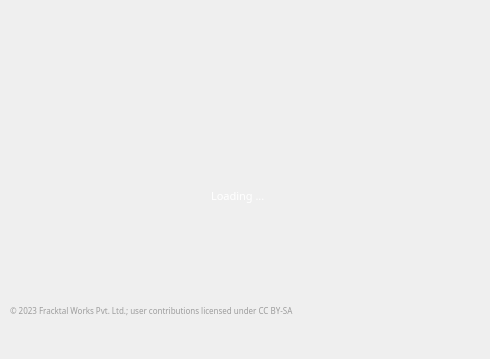
    <widget class="QWidget" name="loadingPage">
     <widget class="QLabel" name="SplashBG">
      <property name="geometry">
       <rect>
        <x>0</x>
        <y>0</y>
        <width>481</width>
        <height>321</height>
       </rect>
      </property>
      <property name="contextMenuPolicy">
       <enum>Qt::NoContextMenu</enum>
      </property>
      <property name="text">
       <string/>
      </property>
      <property name="pixmap">
       <pixmap>templates/img/Splash BG.png</pixmap>
      </property>
     </widget>
     <widget class="QLabel" name="loadingGif">
      <property name="geometry">
       <rect>
        <x>40</x>
        <y>50</y>
        <width>400</width>
        <height>300</height>
       </rect>
      </property>
      <property name="contextMenuPolicy">
       <enum>Qt::NoContextMenu</enum>
      </property>
      <property name="styleSheet">
       <string notr="true">background-color: rgb(255, 255, 255,0);</string>
      </property>
      <property name="text">
       <string/>
      </property>
      <property name="scaledContents">
       <bool>true</bool>
      </property>
     </widget>
     <widget class="QLabel" name="SplashLogo">
      <property name="geometry">
       <rect>
        <x>40</x>
        <y>20</y>
        <width>400</width>
        <height>80</height>
       </rect>
      </property>
      <property name="contextMenuPolicy">
       <enum>Qt::NoContextMenu</enum>
      </property>
      <property name="styleSheet">
       <string notr="true">background-color: rgb(255, 255, 255,0);</string>
      </property>
      <property name="text">
       <string/>
      </property>
      <property name="pixmap">
       <pixmap>templates/img/Splash Logo.png</pixmap>
      </property>
      <property name="scaledContents">
       <bool>true</bool>
      </property>
     </widget>
     <widget class="QLabel" name="fileName_2">
      <property name="geometry">
       <rect>
        <x>211</x>
        <y>185</y>
        <width>61</width>
        <height>21</height>
       </rect>
      </property>
      <property name="font">
       <font>
        <family>Gotham Medium</family>
        <pointsize>8</pointsize>
       </font>
      </property>
      <property name="contextMenuPolicy">
       <enum>Qt::NoContextMenu</enum>
      </property>
      <property name="styleSheet">
       <string notr="true">color: rgb(255, 255, 255);
background-color: rgba(255, 255, 255, 0);</string>
      </property>
      <property name="text">
       <string>Loading ...</string>
      </property>
      <property name="scaledContents">
       <bool>true</bool>
      </property>
      <property name="wordWrap">
       <bool>false</bool>
      </property>
     </widget>
     <widget class="QLabel" name="fileName_3">
      <property name="geometry">
       <rect>
        <x>10</x>
        <y>300</y>
        <width>451</width>
        <height>21</height>
       </rect>
      </property>
      <property name="font">
       <font>
        <family>Gotham Medium</family>
        <pointsize>6</pointsize>
       </font>
      </property>
      <property name="contextMenuPolicy">
       <enum>Qt::NoContextMenu</enum>
      </property>
      <property name="styleSheet">
       <string notr="true">color: rgb(156, 156, 156);
background-color: rgba(255, 255, 255, 0);</string>
      </property>
      <property name="text">
       <string>© 2023 Fracktal Works Pvt. Ltd.; user contributions licensed under CC BY-SA</string>
      </property>
      <property name="scaledContents">
       <bool>true</bool>
      </property>
      <property name="wordWrap">
       <bool>false</bool>
      </property>
     </widget>
    </widget>
